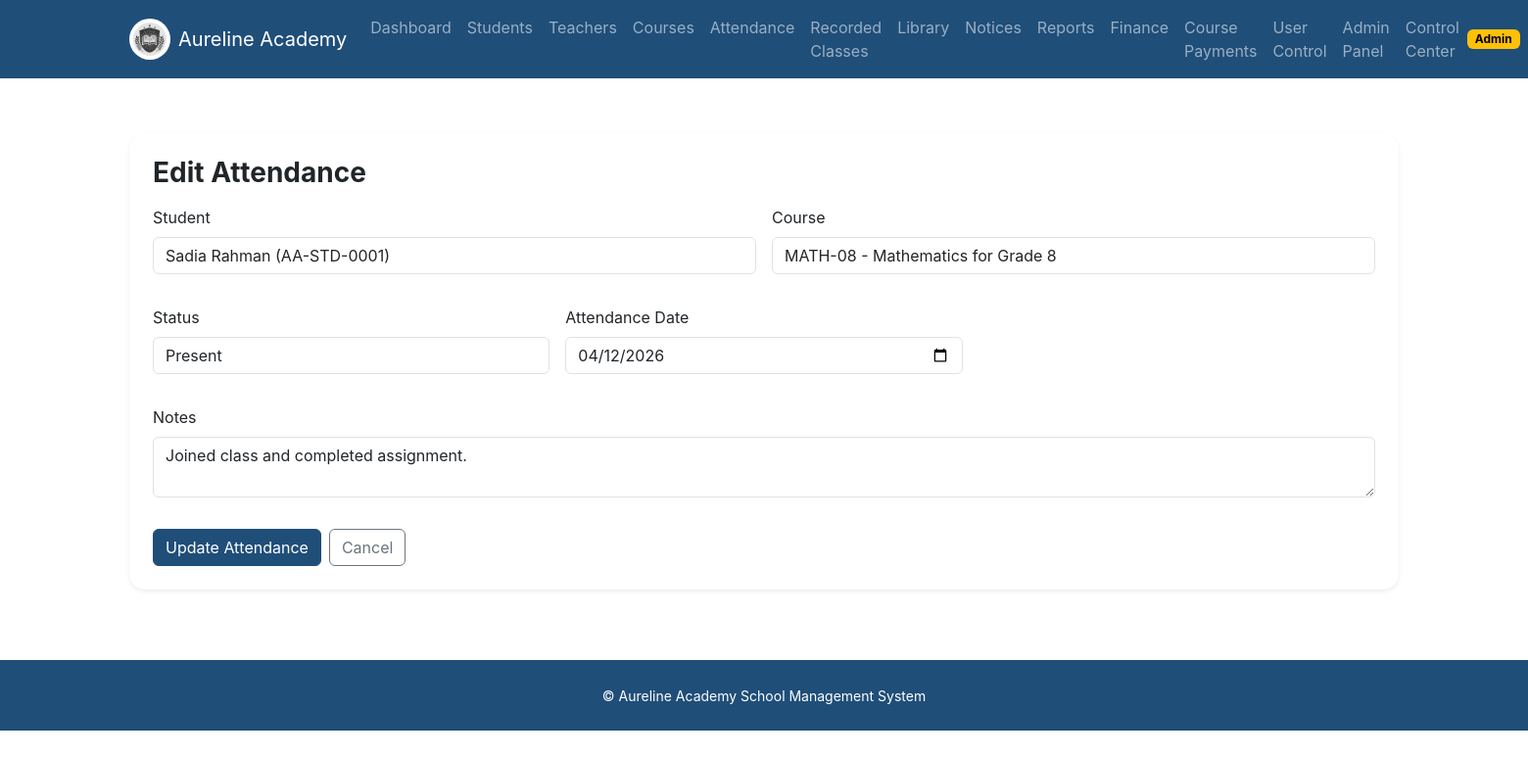
The page /attendance/1/edit (signed in) on the database its author committed.
### app/models.py (models this page shows, shortened)
class TimestampMixin:
    created_at = db.Column(db.DateTime, default=datetime.utcnow, nullable=False)
    updated_at = db.Column(db.DateTime, default=datetime.utcnow, onupdate=datetime.utcnow, nullable=False)

class User(UserMixin, TimestampMixin, db.Model):
    id = db.Column(db.Integer, primary_key=True)
    full_name = db.Column(db.String(120), nullable=False)
    email = db.Column(db.String(120), unique=True, nullable=False, index=True)
    password_hash = db.Column(db.String(255), nullable=False)
    role = db.Column(db.String(20), nullable=False, index=True)
    phone = db.Column(db.String(20))
    is_active = db.Column(db.Boolean, default=True, nullable=False)
    approval_status = db.Column(db.String(20), default="approved", nullable=False, index=True)
    registration_source = db.Column(db.String(20), default="admin_created", nullable=False)
    approved_at = db.Column(db.DateTime)
    approved_by_user_id = db.Column(db.Integer, db.ForeignKey("user.id"))
    approved_by = db.relationship("User", remote_side=[id], backref="approved_users")
    student_profile = db.relationship("StudentProfile", back_populates="user", uselist=False, cascade="all, delete-orphan")
    teacher_profile = db.relationship("TeacherProfile", back_populates="user", uselist=False, cascade="all, delete-orphan")
    submitted_course_requests = db.relationship("CourseRequest", foreign_keys="CourseRequest.requester_user_id", back_populates="requester")
    reviewed_course_requests = db.relationship("CourseRequest", foreign_keys="CourseRequest.reviewed_by_user_id", back_populates="reviewed_by")
    def get_role_badge(self):
        return self.role.title()
    def get_status_badge(self):
        return self.approval_status.title()

class Attendance(TimestampMixin, db.Model):
    __table_args__ = (
        db.UniqueConstraint("student_id", "course_id", "attended_on", name="uq_attendance_student_course_date"),
    )
    id = db.Column(db.Integer, primary_key=True)
    student_id = db.Column(db.Integer, db.ForeignKey("student_profile.id"), nullable=False)
    course_id = db.Column(db.Integer, db.ForeignKey("course.id"), nullable=False)
    status = db.Column(db.String(20), nullable=False)
    attended_on = db.Column(db.Date, nullable=False)
    notes = db.Column(db.Text)
    student = db.relationship("StudentProfile", back_populates="attendances")
    course = db.relationship("Course", back_populates="attendances")

### app/attendance/routes.py (the view, shortened to what this page needs)
@attendance_bp.route("/<int:attendance_id>/edit", methods=["GET", "POST"])
@login_required
@roles_required("admin", "teacher")
def edit_attendance(attendance_id):
    record = Attendance.query.get_or_404(attendance_id)
    form = AttendanceForm(obj=record)
    form.student_id.choices = _student_choices()
    form.course_id.choices = _course_choices()
    if request.method == "GET":
        form.student_id.data = record.student_id
        form.course_id.data = record.course_id
    return render_template("attendance/form.html", form=form, title="Edit Attendance", submit_label="Update Attendance")

### app/forms.py
class AttendanceForm(FlaskForm):
    student_id = SelectField("Student", coerce=int, validators=[DataRequired()])
    course_id = SelectField("Course", coerce=int, validators=[DataRequired()])
    status = SelectField("Status", choices=[("present", "Present"), ("absent", "Absent"), ("late", "Late")], validators=[DataRequired()])
    attended_on = DateField("Attendance Date", validators=[DataRequired()], default=date.today)
    notes = TextAreaField("Notes", validators=[Optional()])
    submit = SubmitField("Save Attendance")

### app/attendance/routes.py (called while the page is built)
def _student_choices():
    return [(student.id, f"{student.user.full_name} ({student.admission_no})") for student in StudentProfile.query.order_by(StudentProfile.admission_no.asc()).all()]

def _course_choices():
    return [(course.id, f"{course.code} - {course.title}") for course in Course.query.order_by(Course.code.asc()).all()]

### app/models.py (called while the page is built)
@login_manager.user_loader
def load_user(user_id):
    return db.session.get(User, int(user_id))

### app/templates/attendance/form.html (shortened to what this page needs)
{% extends 'base.html' %}
{% from 'macros/forms.html' import render_field %}
{% block content %}
<section class="py-4"><div class="container"><div class="card border-0 shadow-sm rounded-4"><div class="card-body p-4"><h1 class="h3 fw-bold mb-3">{{ title }}</h1><form method="post" novalidate>{{ form.hidden_tag() }}<div class="row g-3"><div class="col-md-6">{{ render_field(form.student_id) }}</div><div class="col-md-6">{{ render_field(form.course_id) }}</div><div class="col-md-4">{{ render_field(form.status) }}</div><div class="col-md-4">{{ render_field(form.attended_on) }}</div><div class="col-12">{{ render_field(form.notes) }}</div></div><div class="mt-3 d-flex gap-2"><button class="btn btn-primary">{{ submit_label }}</button><a class="btn btn-outline-secondary" href="{{ url_for('attendance.list_attendance') }}">Cancel</a></div></form></div></div></div></section>
{% endblock %}

### app/templates/base.html (shortened to what this page needs)
<!doctype html>
<html lang="en">
<head>
  <link rel="stylesheet" href="https://cdn.jsdelivr.net/npm/bootstrap@5.3.3/dist/css/bootstrap.min.css">
  <link rel="stylesheet" href="{{ url_for('static', filename='css/style.css') }}">
</head>
<body>
<nav class="navbar navbar-expand-lg navbar-dark aureline-nav sticky-top">
  <div class="container">
    <a class="navbar-brand d-flex align-items-center gap-2" href="{{ url_for('main.index') }}">
      <img src="{{ url_for('static', filename='img/aureline-logo.png') }}" alt="Aureline Academy" width="42" height="42" class="rounded-circle bg-white p-1">
      <span>Aureline Academy</span>
    </a>
    <div class="collapse navbar-collapse" id="mainNav">
      {% if current_user.is_authenticated %}
      <ul class="navbar-nav me-auto mb-2 mb-lg-0">
        <li class="nav-item"><a class="nav-link" href="{{ url_for('dashboard.home') }}">Dashboard</a></li>
        {% if current_user.role in ['admin', 'teacher'] %}
        <li class="nav-item"><a class="nav-link" href="{{ url_for('students.list_students') }}">Students</a></li>
        <li class="nav-item"><a class="nav-link" href="{{ url_for('teachers.list_teachers') }}">Teachers</a></li>
        <li class="nav-item"><a class="nav-link" href="{{ url_for('courses.list_courses') }}">Courses</a></li>
        <li class="nav-item"><a class="nav-link" href="{{ url_for('attendance.list_attendance') }}">Attendance</a></li>
        <li class="nav-item"><a class="nav-link" href="{{ url_for('integrations.recordings_library') }}">Recorded Classes</a></li>
        <li class="nav-item"><a class="nav-link" href="{{ url_for('library.catalog') }}">Library</a></li>
        <li class="nav-item"><a class="nav-link" href="{{ url_for('communication.notices') }}">Notices</a></li>
        <li class="nav-item"><a class="nav-link" href="{{ url_for('reports.summary') }}">Reports</a></li>
        {% endif %}
        {% if current_user.role == 'admin' %}
        <li class="nav-item"><a class="nav-link" href="{{ url_for('finance.overview') }}">Finance</a></li>
        <li class="nav-item"><a class="nav-link" href="{{ url_for('finance.course_requests_admin') }}">Course Payments</a></li>
        <li class="nav-item"><a class="nav-link" href="{{ url_for('auth.pending_users') }}">User Control</a></li>
        <li class="nav-item"><a class="nav-link" href="{{ url_for('admin.index') }}">Admin Panel</a></li>
        <li class="nav-item"><a class="nav-link" href="{{ url_for('dashboard.admin_hub') }}">Control Center</a></li>
        {% endif %}
      </ul>
      <div class="d-flex align-items-center gap-2">
        <span class="badge text-bg-warning">{{ current_user.get_role_badge() }}</span>
      </div>
      {% else %}
      <div class="ms-auto d-flex gap-2">
        <a class="btn btn-outline-light btn-sm" href="{{ url_for('auth.login') }}">Login</a>
        <a class="btn btn-warning btn-sm" href="{{ url_for('auth.register') }}">Student Register</a>
      </div>
      {% endif %}
    </div>
  </div>
</nav>
<main>
  <div class="container py-3">
  </div>
  {% block content %}{% endblock %}
</main>
<footer class="py-4 text-center text-white aureline-footer mt-5">
  <small>© Aureline Academy School Management System</small>
</footer>
</body>
</html>

### app/templates/macros/forms.html (shortened to what this page needs)
{% macro render_field(field) %}
  <div class="mb-3">
    {{ field.label(class="form-label") }}
    {{ field(class="form-control") }}
  </div>
{% endmacro %}

### app/static/css/style.css (style rules this page uses)
:root { --aureline-primary: #1f4e79; --aureline-secondary: #f4b400; --aureline-bg: #f6f9fc; --aureline-text: #1f2937; }
body { font-family: Inter, "Segoe UI", sans-serif; color: var(--aureline-text); background: #ffffff; }
.aureline-nav, .aureline-footer { background: var(--aureline-primary); }
.btn-primary { background: var(--aureline-primary); border-color: var(--aureline-primary); }
.card { overflow: hidden; }

### rows shown on the page
User: get_role_badge "Admin"
Attendance: student_id "Sadia Rahman (AA-STD-0001)", course_id "MATH-08 - Mathematics for Grade 8", status "Present", attended_on "04/12/2026", notes "Joined class and completed assignment."

### other values the page prints
{{ title }} "Edit Attendance"
{{ field.label(class="form-label") }} "Student Course Status Attendance Date Notes"
{{ submit_label }} "Update Attendance"
